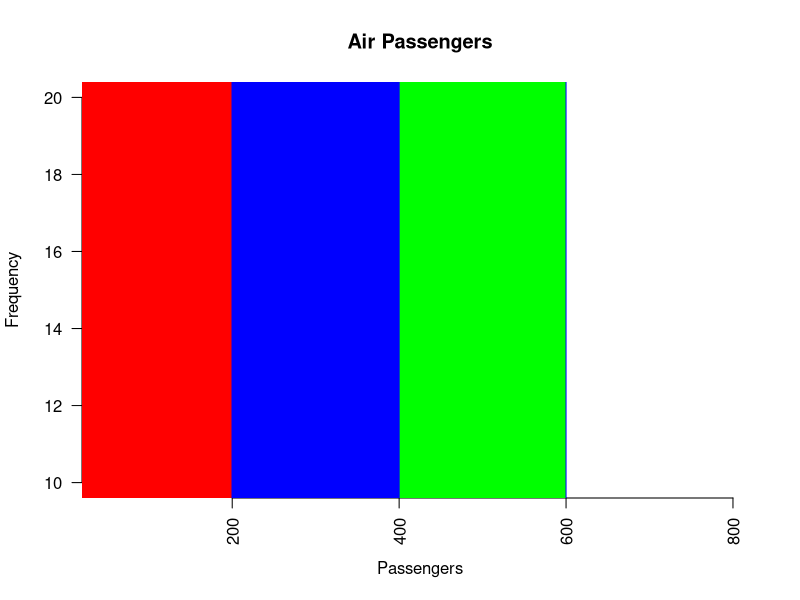
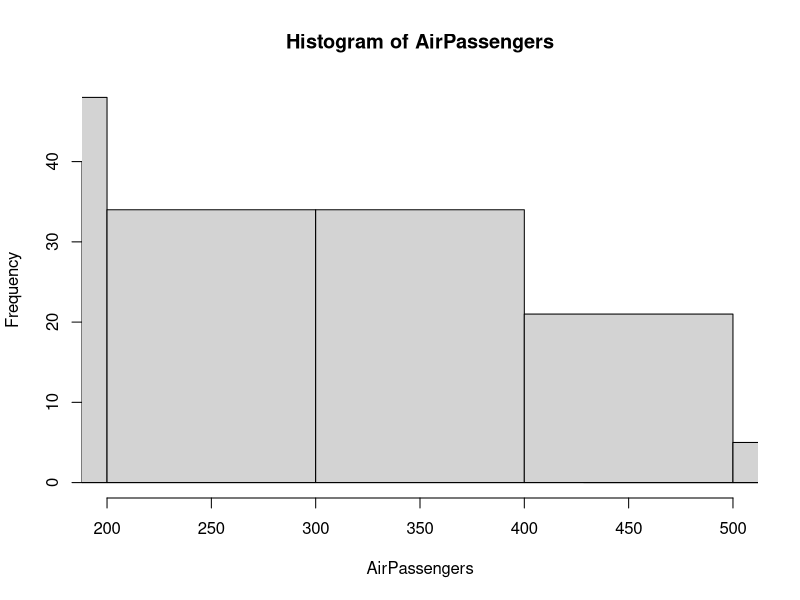
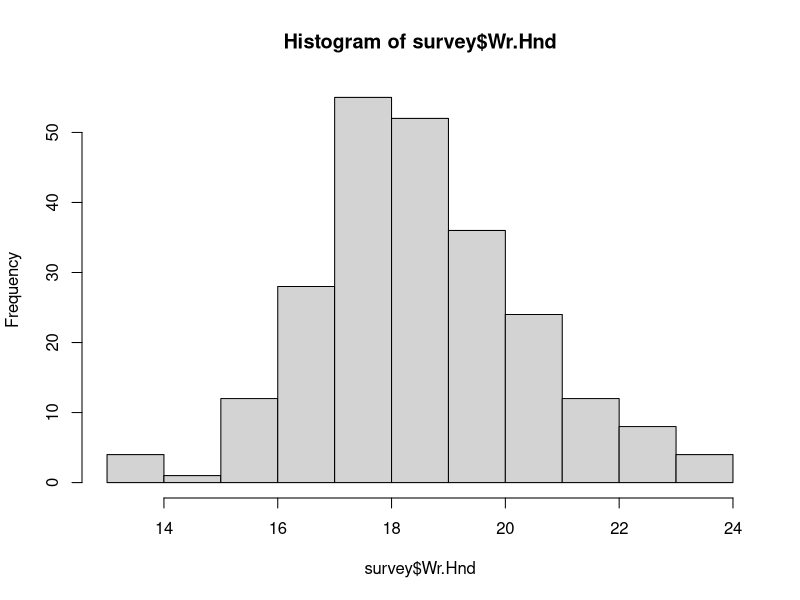

R code for these plots, in order: (Note: this script raises an error after producing the figures.)
install.packages('MASS')
data("AirPassengers")
?AirPassengers
?hist
?c

hist(AirPassengers, main="Air Passengers",
     xlab = "Passengers",
     border = "blue",
     col = c("red", "blue", "green"),
     xlim = c(50,800),
     ylim = c(10, 20),
     las= 2,
     breaks =2,
     freq=TRUE)

hist(AirPassengers, xlim = c(200, 500), breaks = 4)
lines(density(AirPassengers))


help(MASS)
library(MASS)
help(survey)
mean(survey$NW.Hnd, na.rm="T")

?attach

hist(survey$Wr.Hnd)
lines(density(survey$Wr.Hnd))

boxplot(survey$Height, survey$Sex, horizontal = TRUE, color)


ozone <- airquality$Ozone
temp <- airquality$Temp
boxplot(
        ozone, temp,
        main = "Multiple boxplots for comparision",
        names = c("ozone", "temp"),
        las = 2,
        col = c("orange","red"),
        border = "brown",
        horizontal = TRUE
)




?boxplot


counts <- table(mtcars$gear)
barplot(counts, main="Car Distribution", xlab="Number of Gears")


?barplot
